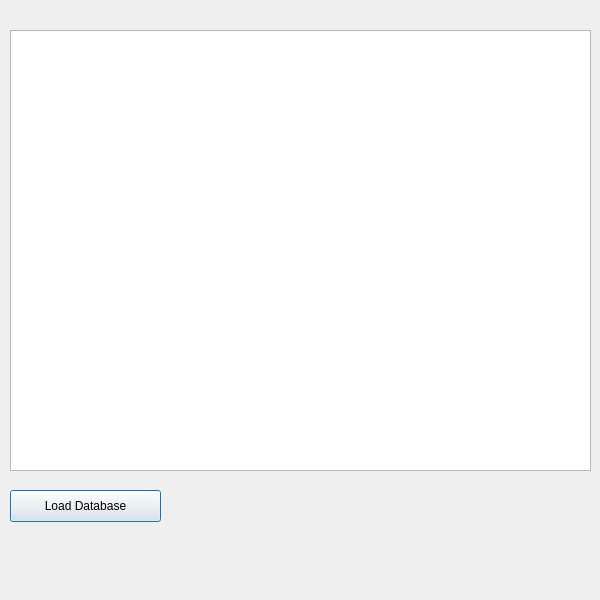
<?xml version="1.0" encoding="UTF-8"?>
<ui version="4.0">
 <class>adminData</class>
 <widget class="QDialog" name="adminData">
  <property name="geometry">
   <rect>
    <x>0</x>
    <y>0</y>
    <width>600</width>
    <height>600</height>
   </rect>
  </property>
  <property name="windowTitle">
   <string>Dialog</string>
  </property>
  <widget class="QTableView" name="tableView">
   <property name="geometry">
    <rect>
     <x>10</x>
     <y>30</y>
     <width>581</width>
     <height>441</height>
    </rect>
   </property>
  </widget>
  <widget class="QPushButton" name="loadDatabase">
   <property name="geometry">
    <rect>
     <x>10</x>
     <y>490</y>
     <width>151</width>
     <height>32</height>
    </rect>
   </property>
   <property name="text">
    <string>Load Database</string>
   </property>
  </widget>
 </widget>
 <resources/>
 <connections/>
</ui>
